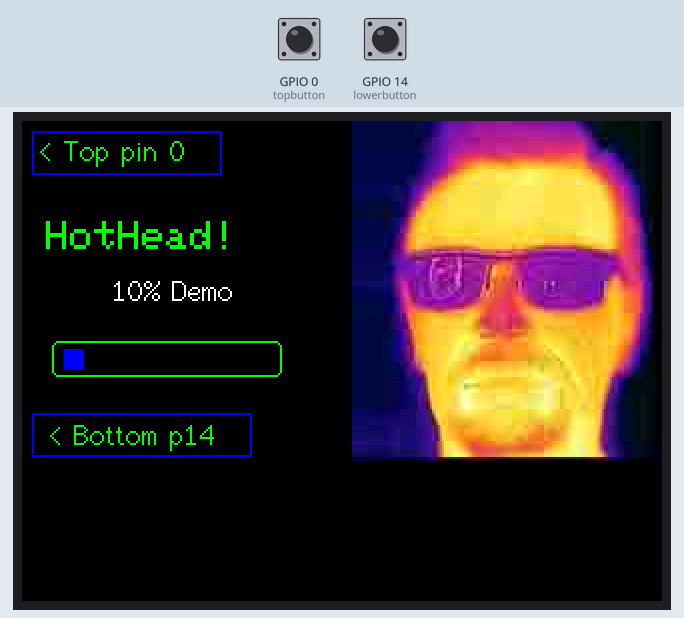
This sketch was run on a simulated ESP32-C3. Parts: 320×240 colour display. The inputs (shaded band) are chosen by the test bench; at power-on: GPIO 0 (topbutton) HIGH, GPIO 14 (lowerbutton) HIGH. What the sketch prints to the serial monitor is not drawn.

Above: at 3.8 s.
3.9 s: GPIO 0 (topbutton) pulled LOW for 0.15 s
At 4.08 s:
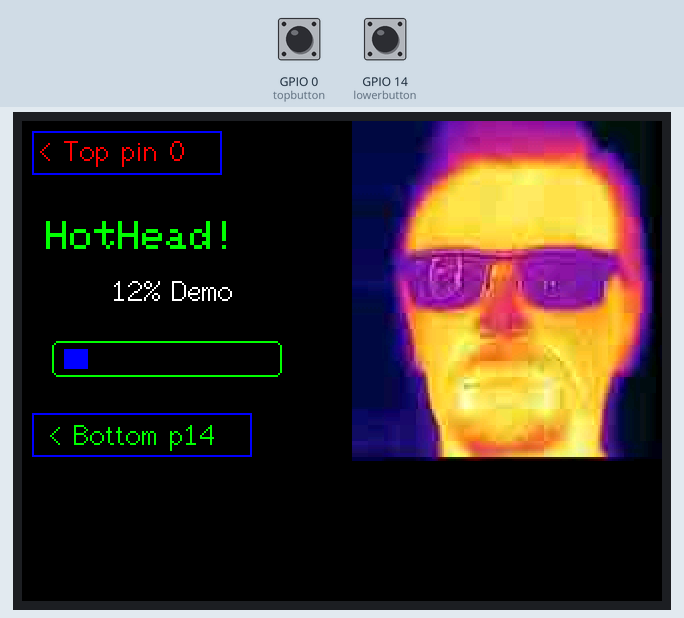
4.6 s: GPIO 14 (lowerbutton) pulled LOW for 0.15 s
At 4.76 s:
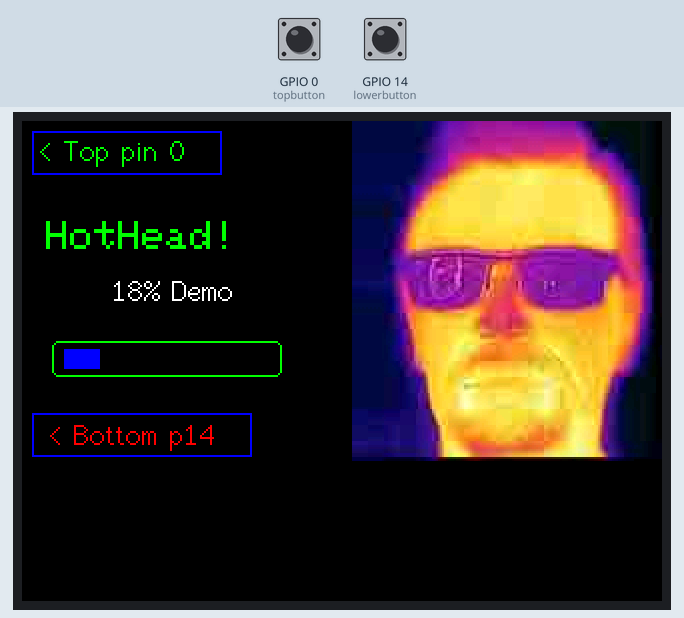
5.3 s: GPIO 0 (topbutton) pulled LOW for 1 s
At 5.33 s:
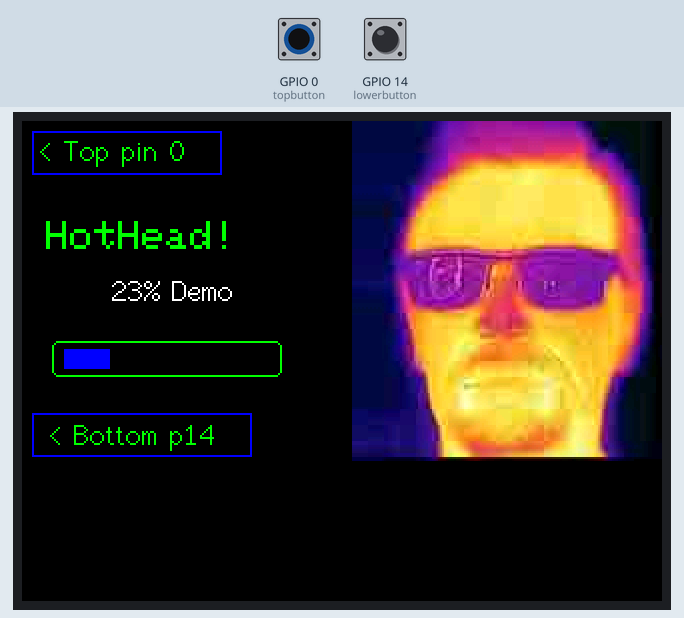
6.9 s: GPIO 14 (lowerbutton) pulled LOW for 1 s
At 6.91 s:
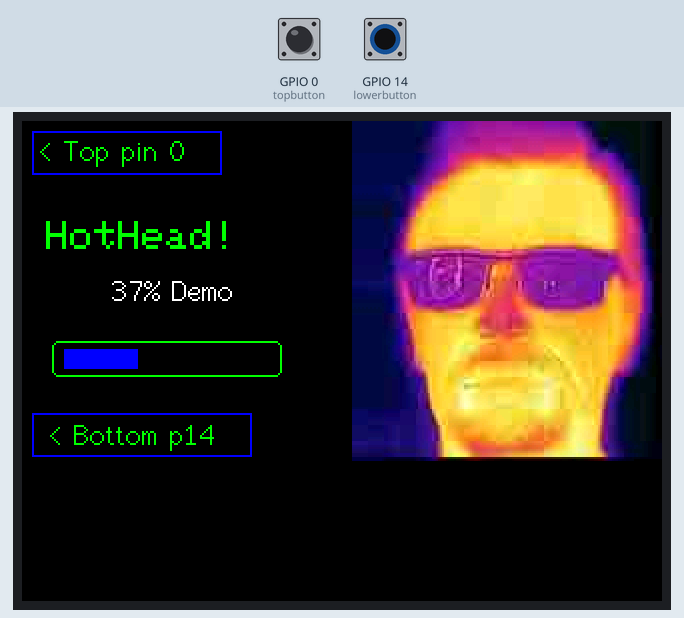
8.5 s: GPIO 0 (topbutton) driven LOW and GPIO 14 (lowerbutton) driven LOW
At 8.84 s:
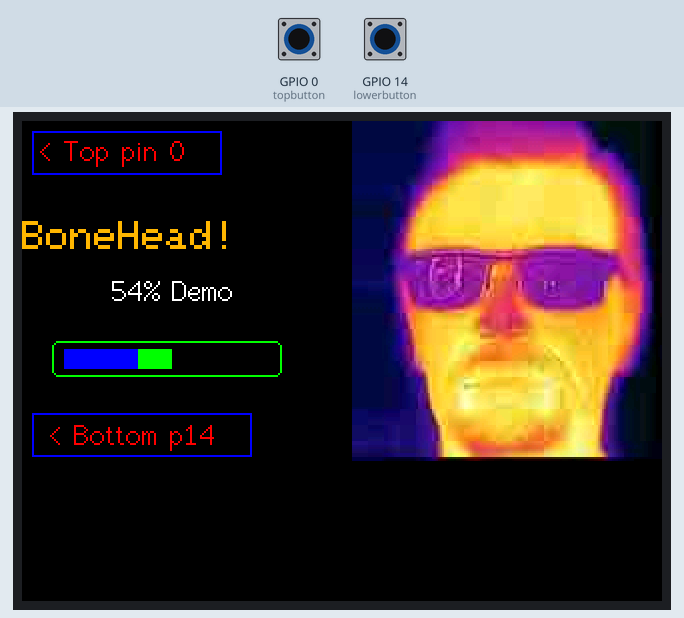
10.9 s: GPIO 0 (topbutton) driven HIGH
At 11.1 s:
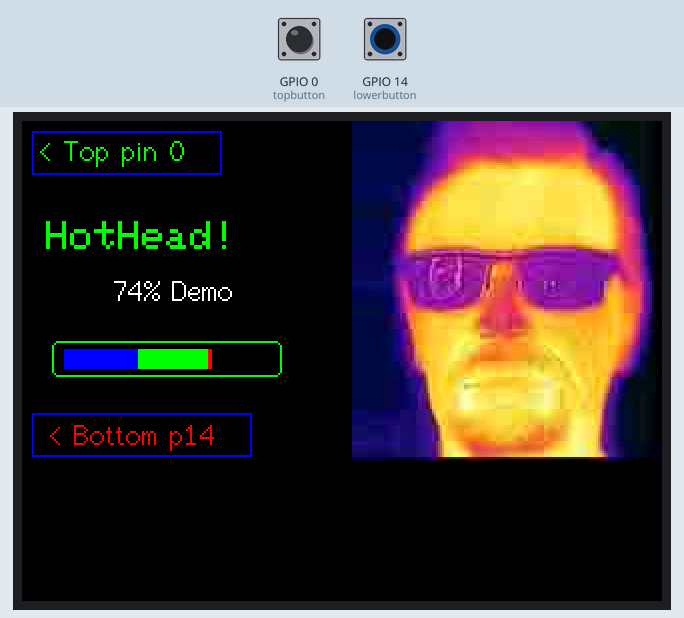
Timing chart, 0 to 13.9 s (numbered marks = the images above; inputs shaded):
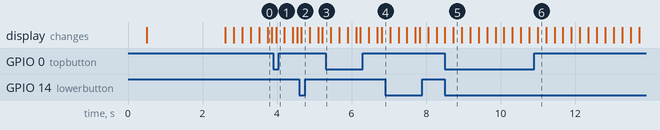

Measured:
- after the input at 3.9 s, the display: changes after 0.07 s (image 1)
- after the input at 4.6 s, the display: changes after 0.05 s (image 2)
- after the input at 8.5 s, the display: first differs from a run without the input after 0.23 s (image 5)

The sketch:

HotHead_2025.ino
```cpp
//2025 changes:
//radically redesigned 'progess' bar
//include a tft.print() GFX 'Arduino' style print example
// on the HotHead/BoneHead section
#include <TFT_eSPI.h>
#include "hothead.h"
unsigned colour = 0xFFFF;
TFT_eSPI tft = TFT_eSPI();
#define topbutton 0
#define lowerbutton 14
#define PIN_POWER_ON 15  // LCD and battery Power Enable
#define PIN_LCD_BL 38    // BackLight enable pin (see Dimming.txt)
int progress = 0;
int x;
int blocks = 0;
int i = 0;
bool ticktock = true;

void setup() {

  pinMode(PIN_POWER_ON, OUTPUT);  //triggers the LCD backlight power
  //and allows run on battery
  pinMode(PIN_LCD_BL, OUTPUT);  // BackLight enable pin
  pinMode(lowerbutton, INPUT);  //Right button pulled up, push = 0
  pinMode(topbutton, INPUT);    //Left button  pulled up, push = 0
  delay(100);
  digitalWrite(PIN_POWER_ON, HIGH);
  digitalWrite(PIN_LCD_BL, HIGH);
  Serial.begin(115200);  // be sure to set USB CDC On Boot: "Enabled"
  //(Serial print slows progres bar Demo)
  delay(100);
  tft.init();
  tft.setRotation(3);
  tft.setSwapBytes(true);
  tft.fillScreen(TFT_BLACK);  //horiz / vert<> position/dimension
  tft.pushImage(165, 0, 155, 170, hothead);
  tft.setTextSize(1);
  tft.setTextDatum(4);

  delay(100);
  Serial.println("In setup!");

  delay(2000);
}

void loop() {
  ticktock = !ticktock;
  if (ticktock) {
    Serial.println("tick");  //(Serial print slows progress bar Demo)
  } else {
    Serial.println("tock");
  }

  tft.setTextColor(TFT_ORANGE, TFT_BLACK);
  tft.setTextSize(2);
  tft.setCursor(0, 50);
  //GFX 'Arduino' style print example
  if (!digitalRead(topbutton) && !digitalRead(lowerbutton)) {
    tft.print("BoneHead! ");
  } else {
    tft.setTextColor(TFT_GREEN, TFT_BLACK);
    tft.print(" HotHead!  ");
  }
  tft.setTextSize(1);
  tft.setTextColor(TFT_WHITE, TFT_BLACK);
  tft.fillRect(20, 71, 60, 25, TFT_BLACK);
  tft.drawString(String(progress) + "% ", 60, 85, 2);
  tft.setTextColor(TFT_WHITE, TFT_BLACK);
  tft.drawString(" Demo ", 90, 85, 2);
  delay(100);
  tft.drawRoundRect(15, 110, 115, 18, 3, TFT_GREEN);  //the frame

  progress++;  //progress is the 0-100% progression of bulding
  if (progress >= 100) {
    progress = 0;
    tft.fillRect(18, 114, 110, 10, TFT_BLACK);
  }

  if (progress >= 0 && progress < 37) {
    colour = 0x001F;  //BLUE
  }
  if (progress > 37 && progress < 72) {
    colour = 0x07E0;  //GREEN
  }
  if (progress > 72 && progress <= 100) {
    colour = 0xF800;  //RED
  }

  tft.fillRect(progress + 20, 114, 1, 10, colour);

  tft.drawRect(5, 5, 95, 22, TFT_BLUE);     //"Top"  text box
  tft.drawRect(5, 146, 110, 22, TFT_BLUE);  // "Bottom" text box
  if (digitalRead(topbutton)) {             //  normally open sw, pulled up.
    tft.setTextColor(TFT_GREEN, TFT_BLACK);
  } else {
    tft.setTextColor(TFT_RED, TFT_BLACK);
  }
  tft.drawString("< Top pin 0", 45, 15, 2);

  if (digitalRead(lowerbutton)) {
    tft.setTextColor(TFT_GREEN, TFT_BLACK);
  } else {
    tft.setTextColor(TFT_RED, TFT_BLACK);
  }
  tft.drawString("< Bottom p14", 55, 157, 2);
}
```

Source omitted: hothead.h (data table, 255044 bytes)
